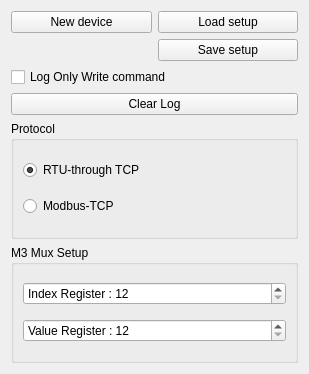
<?xml version="1.0" encoding="UTF-8"?>
<ui version="4.0">
 <class>modbus</class>
 <widget class="QWidget" name="modbus">
  <property name="geometry">
   <rect>
    <x>0</x>
    <y>0</y>
    <width>309</width>
    <height>374</height>
   </rect>
  </property>
  <property name="windowTitle">
   <string>Form</string>
  </property>
  <layout class="QGridLayout" name="gridLayout_3">
   <item row="2" column="0" colspan="2">
    <widget class="QCheckBox" name="logOnlyWrite">
     <property name="text">
      <string>Log Only Write command</string>
     </property>
    </widget>
   </item>
   <item row="0" column="0">
    <widget class="QPushButton" name="pushButtonNewDevice">
     <property name="text">
      <string>New device</string>
     </property>
    </widget>
   </item>
   <item row="0" column="1">
    <widget class="QPushButton" name="pushButtonLoadSetup">
     <property name="text">
      <string>Load setup</string>
     </property>
    </widget>
   </item>
   <item row="5" column="0" colspan="2">
    <widget class="QGroupBox" name="groupBox_2">
     <property name="title">
      <string>M3 Mux Setup</string>
     </property>
     <layout class="QGridLayout" name="gridLayout">
      <item row="0" column="0">
       <widget class="QSpinBox" name="MuxInd">
        <property name="suffix">
         <string/>
        </property>
        <property name="prefix">
         <string>Index Register : </string>
        </property>
        <property name="minimum">
         <number>12</number>
        </property>
        <property name="maximum">
         <number>27</number>
        </property>
       </widget>
      </item>
      <item row="1" column="0">
       <widget class="QSpinBox" name="MuxVal">
        <property name="suffix">
         <string/>
        </property>
        <property name="prefix">
         <string>Value Register : </string>
        </property>
        <property name="minimum">
         <number>12</number>
        </property>
        <property name="maximum">
         <number>27</number>
        </property>
       </widget>
      </item>
     </layout>
    </widget>
   </item>
   <item row="4" column="0" colspan="2">
    <widget class="QGroupBox" name="groupBox">
     <property name="title">
      <string>Protocol</string>
     </property>
     <layout class="QGridLayout" name="gridLayout_2">
      <item row="0" column="0">
       <widget class="QRadioButton" name="ButtonRTU">
        <property name="text">
         <string>RTU-through TCP</string>
        </property>
        <property name="checked">
         <bool>true</bool>
        </property>
       </widget>
      </item>
      <item row="1" column="0">
       <widget class="QRadioButton" name="Modbus_TCP_Enable">
        <property name="text">
         <string>Modbus-TCP</string>
        </property>
       </widget>
      </item>
     </layout>
    </widget>
   </item>
   <item row="3" column="0" colspan="2">
    <widget class="QPushButton" name="clearLog">
     <property name="text">
      <string>Clear Log</string>
     </property>
    </widget>
   </item>
   <item row="1" column="1">
    <widget class="QPushButton" name="pushButtonSaveSetup">
     <property name="text">
      <string>Save setup</string>
     </property>
    </widget>
   </item>
  </layout>
 </widget>
 <resources/>
 <connections/>
</ui>
